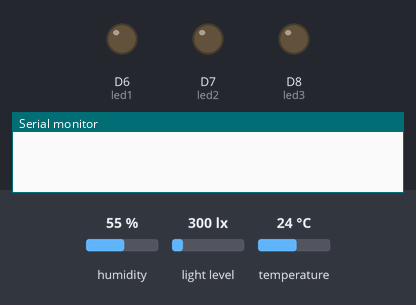
A sketch run on a simulated ESP8266 (NodeMCU). Shown: output pins drawn as LEDs (lit = HIGH), the last lines printed to the serial monitor. The inputs (shaded band) are chosen by the test bench; at power-on: humidity 55 %, light level 300 lx, temperature 24 °C. WiFi joins after 1.5 s; servers stay silent unless stated; uploads are accepted with an empty reply.

Above: at 0.1 s.
At 2.3 s:
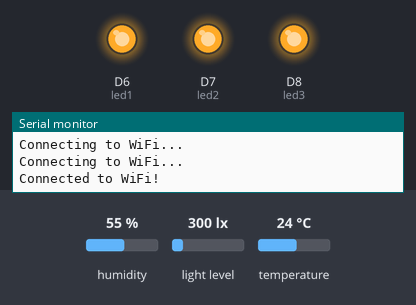
Timing chart, 0 to 3.8 s (numbered marks = the images above):
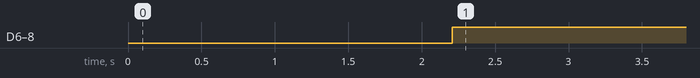

The sketch:

Exercise_two.ino
```cpp
#include <ESP8266HTTPClient.h>
#include <ESP8266WiFi.h>
#include <ArduinoJson.h>
#include <Wire.h>
#include <BH1750.h>
#include "DHT.h"

const char* ssid = "Vux";
const char* password = "opal18032001";
const char* serverUrl = "http://192.168.7.144:8080/api/lightconbuom";


#define DHTPIN D5
#define led1 D6
#define led2 D7
#define led3 D8
#define DHTTYPE DHT22

DHT dht(DHTPIN, DHTTYPE);
BH1750 lightMeter(0x23);

WiFiClient client;

void setup() {
  pinMode(led1, OUTPUT);
  pinMode(led2, OUTPUT);
  pinMode(led3, OUTPUT);

  Serial.begin(9600);
  Wire.begin();
  lightMeter.begin();
  dht.begin();

  WiFi.begin(ssid, password);
  while (WiFi.status() != WL_CONNECTED) {
    delay(1000);
    Serial.println("Connecting to WiFi...");
  }
  Serial.println("Connected to WiFi!");
}

void loop() {
  float temperature = dht.readTemperature();
  float humidity = dht.readHumidity();

  float lightIntensity = lightMeter.readLightLevel();

  StaticJsonDocument<200> doc;
  doc["temperature"] = temperature;
  doc["light"] = lightIntensity;
  String payload;
  serializeJson(doc, payload);

  HTTPClient http;
  http.begin(client, serverUrl);
  http.addHeader("Content-Type", "application/json");
  int httpResponseCode = http.POST(payload);

  if (httpResponseCode == 200) {
    String response = http.getString();
    DynamicJsonDocument json(200);
    deserializeJson(json, response);

    int numLights = json["data"]["light"];

    digitalWrite(led1, HIGH);
    digitalWrite(led2, HIGH);
    digitalWrite(led3, HIGH);
    Serial.println(response);
  } else {
    Serial.print("HTTP POST request failed, error code: ");
  }

  http.end();
  delay(5000);
}
```

Measured:
- by itself, D6 (led1), D7 (led2), D8 (led3): LOW → HIGH at 2.2 s
